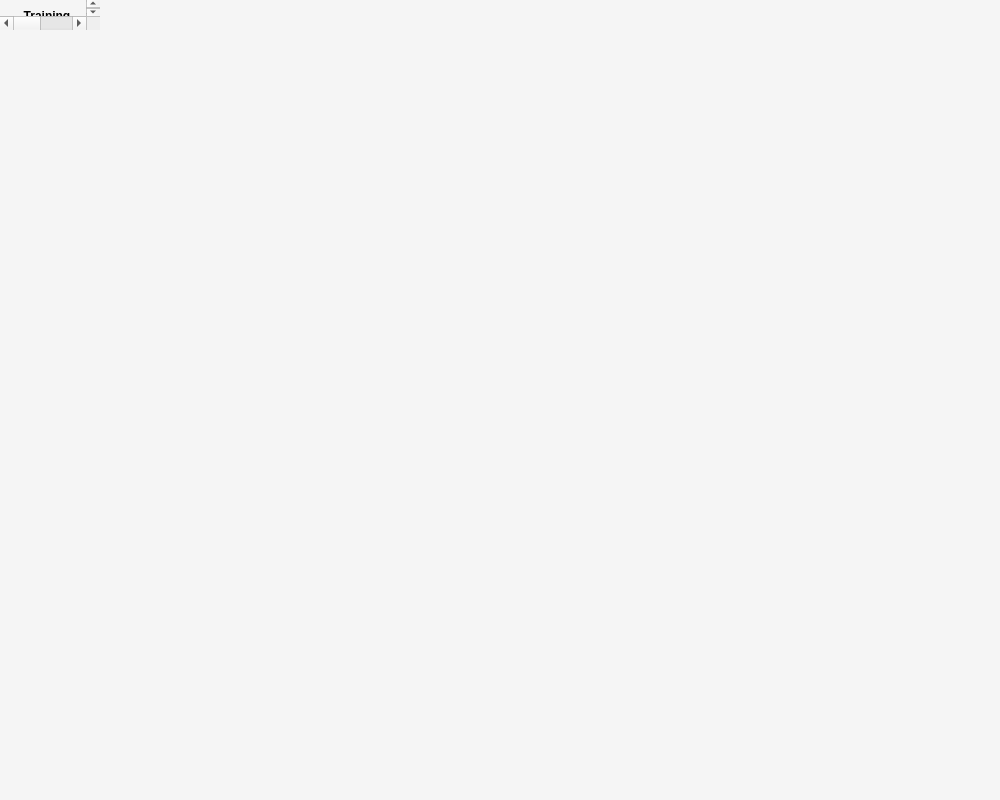
<?xml version="1.0" encoding="UTF-8"?>
<ui version="4.0">
  <class>MainWindow</class>
  <widget class="QMainWindow" name="MainWindow">
    <property name="geometry">
      <rect>
        <x>0</x>
        <y>0</y>
        <width>1000</width>
        <height>800</height>
      </rect>
    </property>
    <property name="windowTitle">
      <string>Industry Maintenance Predictor</string>
    </property>
    <property name="styleSheet">
      <string notr="true">
        QMainWindow {
          background-color: #f5f5f5;
        }
        QGroupBox {
          border: 1px solid #ccc;
          border-radius: 5px;
          margin-top: 10px;
          padding-top: 15px;
          font-weight: bold;
        }
        QGroupBox::title {
          subcontrol-origin: margin;
          left: 10px;
          padding: 0 3px;
        }
        QPushButton {
          background-color: #4CAF50;
          color: white;
          border: none;
          padding: 8px 16px;
          border-radius: 4px;
          min-width: 100px;
        }
        QPushButton:hover {
          background-color: #45a049;
        }
        QLabel {
          font-size: 12px;
        }
        QDoubleSpinBox, QSpinBox {
          padding: 5px;
          border: 1px solid #ddd;
          border-radius: 4px;
        }
        QScrollArea {
          border: none;
        }
        QWidget#scrollAreaWidgetContents {
          background-color: #f5f5f5;
        }
      </string>
    </property>
    <widget class="QScrollArea" name="scrollArea">
      <property name="widgetResizable">
        <bool>true</bool>
      </property>
      <property name="alignment">
        <set>Qt::AlignLeading|Qt::AlignLeft|Qt::AlignTop</set>
      </property>
      <widget class="QWidget" name="scrollAreaWidgetContents">
        <property name="geometry">
          <rect>
            <x>0</x>
            <y>0</y>
            <width>998</width>
            <height>798</height>
          </rect>
        </property>
        <layout class="QVBoxLayout" name="verticalLayout">
          <property name="spacing">
            <number>10</number>
          </property>
          <item>
            <widget class="QGroupBox" name="groupBox">
              <property name="title">
                <string>Training</string>
              </property>
              <layout class="QHBoxLayout" name="horizontalLayout">
                <property name="spacing">
                  <number>10</number>
                </property>
                <item>
                  <widget class="QPushButton" name="browseCsvButton">
                    <property name="text">
                      <string>Browse CSV</string>
                    </property>
                    <property name="styleSheet">
                      <string notr="true">background-color: #2196F3;</string>
                    </property>
                  </widget>
                </item>
                <item>
                  <widget class="QLabel" name="csvPathLabel">
                    <property name="text">
                      <string>No file selected</string>
                    </property>
                    <property name="wordWrap">
                      <bool>true</bool>
                    </property>
                    <property name="minimumWidth">
                      <number>300</number>
                    </property>
                  </widget>
                </item>
                <item>
                  <widget class="QLabel" name="label">
                    <property name="text">
                      <string>Epochs:</string>
                    </property>
                  </widget>
                </item>
                <item>
                  <widget class="QSpinBox" name="epochSpinBox">
                    <property name="minimum">
                      <number>100</number>
                    </property>
                    <property name="maximum">
                      <number>10000</number>
                    </property>
                    <property name="value">
                      <number>1000</number>
                    </property>
                  </widget>
                </item>
                <item>
                  <widget class="QPushButton" name="trainButton">
                    <property name="text">
                      <string>Train Model</string>
                    </property>
                    <property name="styleSheet">
                      <string notr="true">padding: 8px; font-weight: bold; background-color: #FF9800;</string>
                    </property>
                  </widget>
                </item>
              </layout>
            </widget>
          </item>
          <item>
            <widget class="QGroupBox" name="plotGroupBox">
              <property name="title">
                <string>Training Results</string>
              </property>
              <layout class="QVBoxLayout" name="verticalLayout_2">
                <item>
                  <widget class="QLabel" name="plotLabel">
                    <property name="sizePolicy">
                      <sizepolicy hsizetype="Expanding" vsizetype="Expanding">
                        <horstretch>0</horstretch>
                        <verstretch>0</verstretch>
                      </sizepolicy>
                    </property>
                    <property name="minimumSize">
                      <size>
                        <width>1000</width>
                        <height>800</height>
                      </size>
                    </property>
                    <property name="maximumSize">
                      <size>
                        <width>1000</width>
                        <height>800</height>
                      </size>
                    </property>
                    <property name="frameShape">
                      <enum>QFrame::Box</enum>
                    </property>
                    <property name="alignment">
                      <set>Qt::AlignCenter</set>
                    </property>
                    <property name="scaledContents">
                      <bool>false</bool>
                    </property>
                    <property name="styleSheet">
                      <string notr="true">
                        background-color: white;
                        border: 1px solid #ddd;
                      </string>
                    </property>
                  </widget>
                </item>plotGr
                <item>
                <widget class="QLabel" name="accuracyLabel">
                  <property name="text">
                  <string>Accuracy: -</string>
                  </property>
                  <property name="alignment">
                  <set>Qt::AlignCenter</set>
                  </property>
                </widget>
                </item>
              </layout>
            </widget>
          </item>
          <item>
            <widget class="QGroupBox" name="groupBox_2">
              <property name="title">
                <string>Prediction</string>
              </property>
              <layout class="QFormLayout" name="formLayout">
                <property name="fieldGrowthPolicy">
                  <enum>QFormLayout::AllNonFixedFieldsGrow</enum>
                </property>
                <item row="0" column="0">
                  <widget class="QLabel" name="label_2">
                    <property name="text">
                      <string>Air Temperature (K):</string>
                    </property>
                  </widget>
                </item>
                <item row="0" column="1">
                  <widget class="QDoubleSpinBox" name="airTempInput">
                    <property name="decimals">
                      <number>2</number>
                    </property>
                    <property name="minimum">
                      <number>0</number>
                    </property>
                    <property name="maximum">
                      <number>1000</number>
                    </property>
                  </widget>
                </item>
                <item row="1" column="0">
                  <widget class="QLabel" name="label_3">
                    <property name="text">
                      <string>Process Temperature (K):</string>
                    </property>
                  </widget>
                </item>
                <item row="1" column="1">
                  <widget class="QDoubleSpinBox" name="processTempInput">
                    <property name="decimals">
                      <number>2</number>
                    </property>
                    <property name="minimum">
                      <number>0</number>
                    </property>
                    <property name="maximum">
                      <number>1000</number>
                    </property>
                  </widget>
                </item>
                <item row="2" column="0">
                  <widget class="QLabel" name="label_4">
                    <property name="text">
                      <string>Rotational Speed (rpm):</string>
                    </property>
                  </widget>
                </item>
                <item row="2" column="1">
                  <widget class="QDoubleSpinBox" name="rotationalSpeedInput">
                    <property name="decimals">
                      <number>2</number>
                    </property>
                    <property name="minimum">
                      <number>0</number>
                    </property>
                    <property name="maximum">
                      <number>10000</number>
                    </property>
                  </widget>
                </item>
                <item row="3" column="0">
                  <widget class="QLabel" name="label_5">
                    <property name="text">
                      <string>Torque (Nm):</string>
                    </property>
                  </widget>
                </item>
                <item row="3" column="1">
                  <widget class="QDoubleSpinBox" name="torqueInput">
                    <property name="decimals">
                      <number>2</number>
                    </property>
                    <property name="minimum">
                      <number>0</number>
                    </property>
                    <property name="maximum">
                      <number>100</number>
                    </property>
                  </widget>
                </item>
                <item row="4" column="0" colspan="2">
                  <layout class="QHBoxLayout" name="horizontalLayout_2">
                    <item>
                      <spacer name="horizontalSpacer">
                        <property name="orientation">
                          <enum>Qt::Horizontal</enum>
                        </property>
                        <property name="sizeHint" stdset="0">
                          <size>
                            <width>40</width>
                            <height>20</height>
                          </size>
                        </property>
                      </spacer>
                    </item>
                    <item>
                      <widget class="QPushButton" name="predictButton">
                        <property name="text">
                          <string>Predict</string>
                        </property>
                        <property name="styleSheet">
                          <string notr="true">background-color: #4CAF50;</string>
                        </property>
                        <property name="minimumSize">
                          <size>
                            <width>150</width>
                            <height>0</height>
                          </size>
                        </property>
                      </widget>
                    </item>
                    <item>
                      <spacer name="horizontalSpacer_2">
                        <property name="orientation">
                          <enum>Qt::Horizontal</enum>
                        </property>
                        <property name="sizeHint" stdset="0">
                          <size>
                            <width>40</width>
                            <height>20</height>
                          </size>
                        </property>
                      </spacer>
                    </item>
                  </layout>
                </item>
              </layout>
            </widget>
          </item>
          <item>
            <widget class="QLabel" name="resultLabel">
              <property name="font">
                <font>
                  <pointsize>12</pointsize>
                  <weight>75</weight>
                  <bold>true</bold>
                </font>
              </property>
              <property name="text">
                <string>Result will appear here</string>
              </property>
              <property name="alignment">
                <set>Qt::AlignCenter</set>
              </property>
              <property name="styleSheet">
                <string notr="true">padding: 10px;</string>
              </property>
            </widget>
          </item>
          <item>
            <widget class="QLabel" name="probabilitiesLabel">
              <property name="font">
                <font>
                  <pointsize>11</pointsize>
                </font>
              </property>
              <property name="text">
                <string>Probabilities will appear here</string>
              </property>
              <property name="alignment">
                <set>Qt::AlignCenter</set>
              </property>
              <property name="styleSheet">
                <string notr="true">padding: 10px;</string>
              </property>
            </widget>
          </item>
        </layout>
      </widget>
    </widget>
  </widget>
  <resources/>
  <connections/>
</ui>
